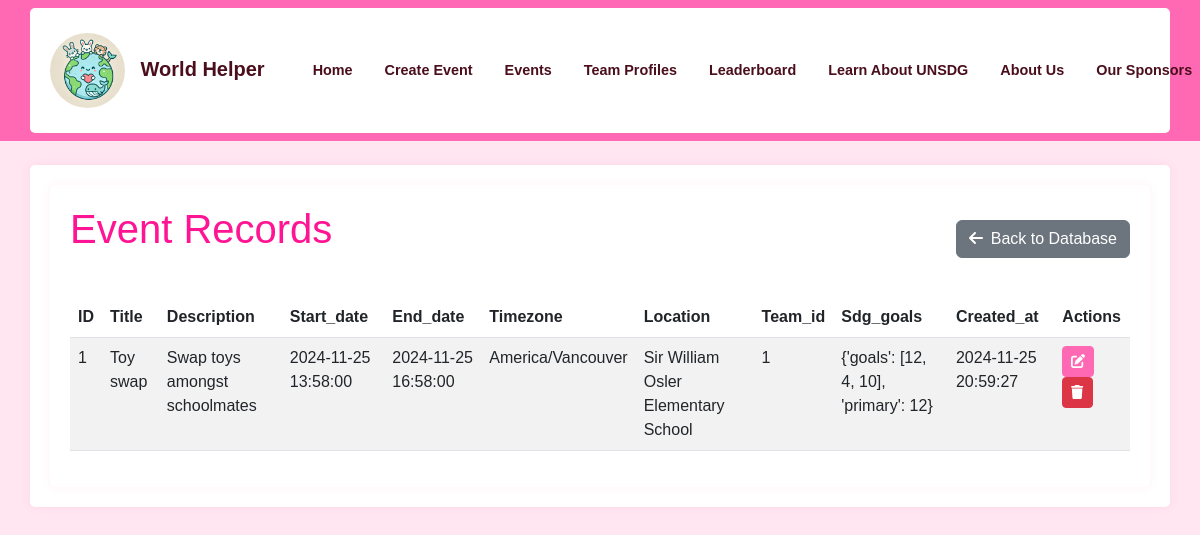
The page /database/Event on the database as committed earlier.
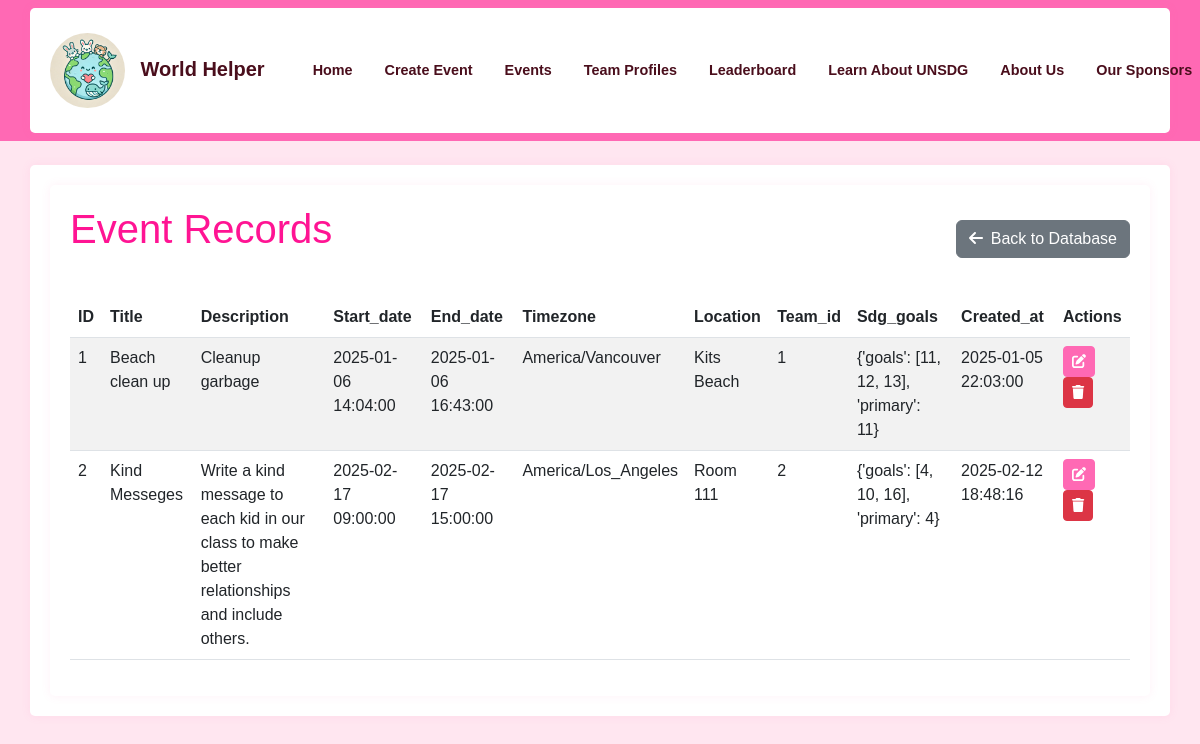
The same page on the database as committed later.
### app/models.py (models this page shows)
class Event(db.Model):
    id = db.Column(db.Integer, primary_key=True)
    title = db.Column(db.String(100), nullable=False)
    description = db.Column(db.Text(1000))
    start_date = db.Column(db.DateTime, nullable=False)
    end_date = db.Column(db.DateTime, nullable=False)
    timezone = db.Column(db.String(50), nullable=False)
    location = db.Column(db.String(100))
    team_id = db.Column(db.Integer, db.ForeignKey('team.id', ondelete='CASCADE'), nullable=False)
    sdg_goals = db.Column(JSONType)
    created_at = db.Column(db.DateTime, default=datetime.utcnow)
    def to_dict(self):
        return {
            'id': self.id,
            'title': self.title,
            'description': self.description,
            'start_date': self.start_date,
            'end_date': self.end_date,
            'timezone': self.timezone,
            'location': self.location,
            'team_id': self.team_id,
            'sdg_goals': self.sdg_goals,
            'created_at': self.created_at
        }

### app/admin/routes.py (the view)
@bp.route('/database/<model_name>')
def view_model(model_name):
    models = {
        'Team': Team,
        'Event': Event,
        'TeamMember': TeamMember,
        'BingoCard': BingoCard,
        'Notification': Notification,
        'EventVerification': EventVerification
    }
    if model_name not in models:
        flash(('Invalid model name', request.path), 'error')
        return redirect(url_for('admin.manage_database'))
    model = models[model_name]
    records = model.query.all()
    records = [record.to_dict() for record in records]  # Convert to dictionaries
    return render_template('admin/view_model.html', model_name=model_name, records=records)

### app/__init__.py (called while the page is built)
def create_app(config_class=Config):
    app = Flask(__name__)
    app.config.from_object(config_class)
    db.init_app(app)
    migrate.init_app(app, db)
    @app.template_filter('datetime')
    def format_datetime(value):
        if value is None:
            return ''
        if isinstance(value, str):
            try:
                value = datetime.strptime(value, '%Y-%m-%d %H:%M:%S')
            except ValueError:
                return value
        return value.strftime('%Y-%m-%d %H:%M:%S')
    app.jinja_env.filters['datetime'] = format_datetime
    from app.main import bp as main_bp
    app.register_blueprint(main_bp)
    from app.auth import bp as auth_bp
    app.register_blueprint(auth_bp)
    from app.admin import bp as admin_bp
    app.register_blueprint(admin_bp)
    return app

### app/models.py (called while the page is built)
    def process_result_value(self, value, dialect):
        if value is None:
            return None
        return json.loads(value)

### app/templates/admin/view_model.html (shortened to what this page needs)
{% extends "base.html" %}
{% block content %}
<div class="container">
    <div class="d-flex justify-content-between align-items-center mb-4">
        <h1>{{ model_name }} Records</h1>
        <a href="{{ url_for('admin.manage_database') }}" class="btn btn-secondary">
            <i class="fas fa-arrow-left me-2"></i>Back to Database
        </a>
    </div>
    {% if records %}
    <div class="table-responsive">
        <table class="table table-striped table-hover">
            <thead>
                <tr>
                    <th>ID</th>
                    {% for key in records[0].keys() %}
                    {% if key != 'id' %}
                    <th>{{ key|title }}</th>
                    {% endif %}
                    {% endfor %}
                    <th>Actions</th>
                </tr>
            </thead>
            <tbody>
                {% for record in records %}
                <tr>
                    <td>{{ record.id }}</td>
                    {% for key, value in record.items() %}
                    {% if key != 'id' %}
                    <td>
                        {% if key.endswith('_at') and value %}
                            {{ value|datetime }}
                        {% else %}
                            {{ value }}
                        {% endif %}
                    </td>
                    {% endif %}
                    {% endfor %}
                    <td>
                        <button class="btn btn-primary btn-sm" onclick="openEditModal('{{ model_name }}', {{ record.id }})">
                            <i class="fas fa-edit"></i>
                        </button>
                        <form method="POST"
                              action="{{ url_for('admin.delete_record', model_name=model_name, id=record.id) }}"
                              class="d-inline"
                              onsubmit="return confirm('Are you sure you want to delete this record?')">
                            <button type="submit" class="btn btn-danger btn-sm">
                                <i class="fas fa-trash"></i>
                            </button>
                        </form>
                    </td>
                </tr>
                {% endfor %}
            </tbody>
        </table>
    </div>
    {% else %}
    <div class="alert alert-info">
        <i class="fas fa-info-circle me-2"></i>No records found for {{ model_name }}
    </div>
    {% endif %}
</div>
{% endblock %}

Rows that differ between the two databases and show on the page:
removed Event: id "1", title "Toy swap", description "Swap toys amongst schoolmates", record "2024-11-25 13:58:00" "2024-11-25 16:58:00" "1" "{'goals': [12, 4, 10], 'primary': 12}", timezone "America/Vancouver", location "Sir William Osler Elementary School", record "2024-11-25 20:59:27"
added Event: id "1", title "Beach clean up", description "Cleanup garbage", record "2025-01-06 14:04:00" "2025-01-06 16:43:00" "1" "{'goals': [11, 12, 13], 'primary': 11}", timezone "America/Vancouver", location "Kits Beach", record "2025-01-05 22:03:00"
added Event: id "2", title "Kind Messeges", description "Write a kind message to each kid in our class to make better relationships and include others.", record "2025-02-17 09:00:00" "2025-02-17 15:00:00" "2" "{'goals': [4, 10, 16], 'primary': 4}", timezone "America/Los_Angeles", location "Room 111", record "2025-02-12 18:48:16"
